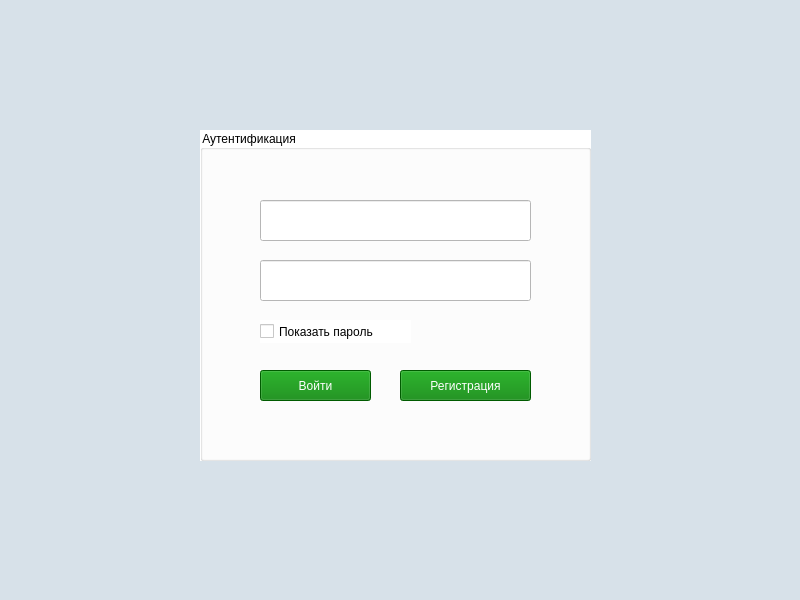
<?xml version="1.0" encoding="UTF-8"?>
<ui version="4.0">
 <class>AutentificationWindow</class>
 <widget class="QMainWindow" name="AutentificationWindow">
  <property name="geometry">
   <rect>
    <x>0</x>
    <y>0</y>
    <width>800</width>
    <height>600</height>
   </rect>
  </property>
  <property name="windowTitle">
   <string>MainWindow</string>
  </property>
  <property name="styleSheet">
   <string notr="true">background: #D7E1E9;</string>
  </property>
  <widget class="QWidget" name="centralwidget">
   <widget class="QGroupBox" name="groupBox_2">
    <property name="geometry">
     <rect>
      <x>200</x>
      <y>130</y>
      <width>391</width>
      <height>331</height>
     </rect>
    </property>
    <property name="styleSheet">
     <string notr="true">background: white;</string>
    </property>
    <property name="title">
     <string>Аутентификация</string>
    </property>
    <widget class="QLineEdit" name="lineEdit_2">
     <property name="geometry">
      <rect>
       <x>60</x>
       <y>130</y>
       <width>271</width>
       <height>41</height>
      </rect>
     </property>
    </widget>
    <widget class="QLineEdit" name="lineEdit">
     <property name="geometry">
      <rect>
       <x>60</x>
       <y>70</y>
       <width>271</width>
       <height>41</height>
      </rect>
     </property>
    </widget>
    <widget class="QPushButton" name="pushButton">
     <property name="geometry">
      <rect>
       <x>60</x>
       <y>240</y>
       <width>111</width>
       <height>31</height>
      </rect>
     </property>
     <property name="styleSheet">
      <string notr="true">background: green;
color: white;</string>
     </property>
     <property name="text">
      <string>Войти</string>
     </property>
    </widget>
    <widget class="QPushButton" name="pushButton_2">
     <property name="geometry">
      <rect>
       <x>200</x>
       <y>240</y>
       <width>131</width>
       <height>31</height>
      </rect>
     </property>
     <property name="styleSheet">
      <string notr="true">background: green;
color: white;
</string>
     </property>
     <property name="text">
      <string>Регистрация</string>
     </property>
    </widget>
    <widget class="QCheckBox" name="checkBox">
     <property name="geometry">
      <rect>
       <x>60</x>
       <y>190</y>
       <width>151</width>
       <height>23</height>
      </rect>
     </property>
     <property name="text">
      <string>Показать пароль</string>
     </property>
    </widget>
   </widget>
  </widget>
  <widget class="QMenuBar" name="menubar">
   <property name="geometry">
    <rect>
     <x>0</x>
     <y>0</y>
     <width>800</width>
     <height>22</height>
    </rect>
   </property>
  </widget>
  <widget class="QStatusBar" name="statusbar"/>
 </widget>
 <resources/>
 <connections/>
</ui>
